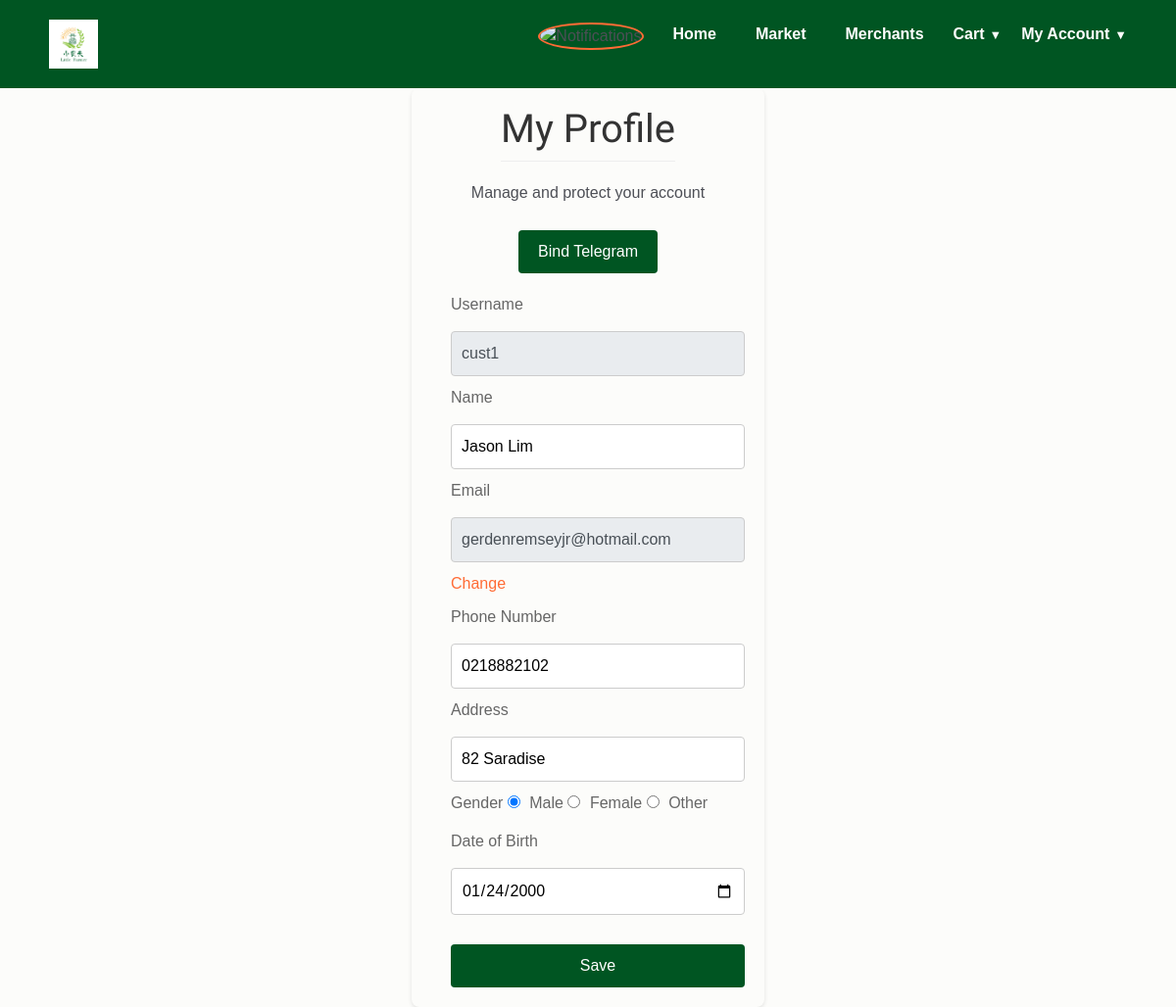
The app's page /your_account.php (signed in) with its own data.
### tables this page shows
CREATE TABLE `users` (
  `u_id` int(222) NOT NULL,
  `username` varchar(222) NOT NULL,
  `f_name` varchar(222) NOT NULL,
  `l_name` varchar(222) NOT NULL,
  `fullName` varchar(50) NOT NULL,
  `gender` varchar(20) NOT NULL,
  `dob` date DEFAULT NULL,
  `email` varchar(222) NOT NULL,
  `phone` varchar(222) NOT NULL,
  `password` varchar(222) NOT NULL,
  `address` text NOT NULL,
  `status` int(222) NOT NULL DEFAULT 1,
  `date` timestamp NOT NULL DEFAULT current_timestamp() ON UPDATE current_timestamp(),
  `chat_id` bigint(20) NOT NULL,
  `notifications_enabled` tinyint(1) NOT NULL DEFAULT 1,
  `email_token` varchar(255) NOT NULL DEFAULT '',
  `token_expiration` datetime DEFAULT NULL,
  `email_verified` tinyint(1) NOT NULL DEFAULT 0
);

### your_account.php (the view, shortened to what this page needs)
<?php
include('config/connect.php');
$u_id = $_SESSION['user_id'];
$username = '';
$fullName = '';
$email = '';
$phone = '';
$gender = '';
$dob = '';
$stmt = $db->prepare("SELECT username, fullName, email, phone, gender, dob, address FROM users WHERE u_id = ?");
$stmt->bind_param("i", $u_id);
$stmt->execute();
$stmt->bind_result($username, $fullName, $email, $phone, $gender, $dob, $address);
?>
<!DOCTYPE html>
<html lang="en">
<head>
    <link href="css/bootstrap.min.css" rel="stylesheet">
    <link href="css/font-awesome.min.css" rel="stylesheet">
    <link href="css/animsition.min.css" rel="stylesheet">
    <link href="css/animate.css" rel="stylesheet">
    <link href="css/style.css" rel="stylesheet">
</head>
<body>
    <?php include('includes/header.php'); ?>
    <div class="profile-management-container">
        <h1>My Profile</h1>
        <p>Manage and protect your account</p>
        <div class="telegram-bind-container" style="margin-top: 10px;">
            <form method="POST">
                <button type="submit" name="bindTelegram" class="order-button">Bind Telegram</button>
            </form>
        </div>
        <div class="profile-management-layout">
            <div class="form-fields-container">
                <form method="POST" enctype="multipart/form-data">
                    <label for="username">Username</label>
                    <input type="text" id="username" name="username" value="<?php echo htmlspecialchars($username); ?>" disabled />
                    <label for="name">Name</label>
                    <input type="text" id="name" name="name" value="<?php echo htmlspecialchars($fullName); ?>" />
                    <label for="email">Email</label>
                    <input type="email" id="email" name="email" value="<?php echo htmlspecialchars($email); ?>" disabled />
                    <a href="change_email.php">Change</a>
                    <label for="phone_number">Phone Number</label>
                    <input type="text" id="phone_number" name="phone_number" value="<?php echo htmlspecialchars($phone); ?>" />
                    <label for="address">Address</label>
                    <input type="text" id="address" name="address" value="<?php echo htmlspecialchars($address); ?>" />
                    <div class="gender-row">
                        <label>Gender</label>
                        <input type="radio" id="male" name="gender" value="male" <?php echo ($gender == 'male') ? 'checked' : ''; ?> />
                        <label for="male">Male</label>
                        <input type="radio" id="female" name="gender" value="female" <?php echo ($gender == 'female') ? 'checked' : ''; ?> />
                        <label for="female">Female</label>
                        <input type="radio" id="other" name="gender" value="other" <?php echo ($gender == 'other') ? 'checked' : ''; ?> />
                        <label for="other">Other</label>
                    </div>
                    <label for="dob">Date of Birth</label>
                    <input type="date" id="dob" name="dob" value="<?php echo htmlspecialchars($dob); ?>" />
                    <button type="submit" name="update_profile" style="margin-top: 20px;">Save</button>
                </form>
            </div>
        </div>
    </div>
</body>
</html>

### css/style.css (style rules this page uses)
body { background: rgba(252, 251, 249, 0.68); font-size: 1rem; color: #4d4f56; font-weight: 400; overflow-x: hidden; }
.h1, .h2, .h3, .h4, .h5, .h6, h1, h2, h3, h4, h5, h6 { font-family: "Source Sans Pro", sans-serif; color: #25282b; }
a { color: #f30; }

### landing/style.css (style rules this page uses)
* { margin: 0; padding: 0; box-sizing: border-box; }
html, body { height: 100%; font-family: 'Arial', sans-serif; }
.order-button { display: inline-block; background-color: #FF6B35; color: #FFF; padding: 10px 20px; border: none; border-radius: 5px; text-decoration: none; }
.profile-management-container { display: flex; flex-direction: column; align-items: center; width: 30%; margin: auto; padding: 20px; border-radius: 8px; box-shadow: 0 2px 4px rgba(0, 0, 0, 0.1); }
.profile-management-layout { display: flex; width: 100%; margin-top: 20px; }
.profile-management-container h1 { border-bottom: 1px solid #eee; padding-bottom: 10px; margin-bottom: 20px; color: #333; }
.profile-management-container form { display: grid; grid-template-columns: 1fr; gap: 10px; }
.profile-management-container label { color: #666; margin-bottom: 5px; font-size: 1rem; }
.profile-management-container input[type="text"], .profile-management-container input[type="email"], .profile-management-container input[type="date"] { border: 1px solid #ccc; border-radius: 4px; padding: 10px; font-size: 1rem; }
.profile-management-container button { background-color: #005522; color: white; border: none; border-radius: 4px; padding: 10px 20px; cursor: pointer; font-size: 1rem; transition: background-color 0.2s; }
.profile-management-container input[disabled] { background: #e9ecef; color: #495057; }
.profile-management-container input[type="radio"] { margin-right: 5px; }
.profile-management-container a { color: #FF6B35; text-decoration: none; }
.form-fields-container { flex: 1; padding-left: 20px; }

### records on screen
users: username "cust1", name "Jason Lim", email "gerdenremseyjr@hotmail.com", phone_number "0218882102", address "82 Saradise", gender "☑ Male", gender "☐ Female", gender "☐ Other", dob "01/24/2000"
